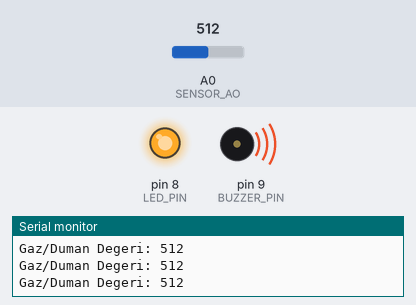
This sketch was run on a simulated Arduino Uno, built with avr-gcc and run on an emulated ATmega328P. On the bench: output pins drawn as LEDs (lit = HIGH), buzzer (waves = sounding), the last lines printed to the serial monitor. The inputs (shaded band) are chosen by the test bench; at power-on: A0 (SENSOR_AO) = 512.

Above: at 1.3 s.
1.4 s: A0 (SENSOR_AO) set to 366
2.9 s: A0 (SENSOR_AO) set to 332
At 4.0 s:
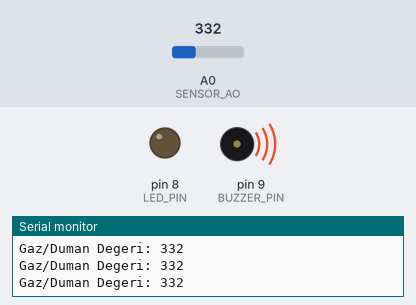
4.5 s: A0 (SENSOR_AO) set to 360
At 5.3 s:
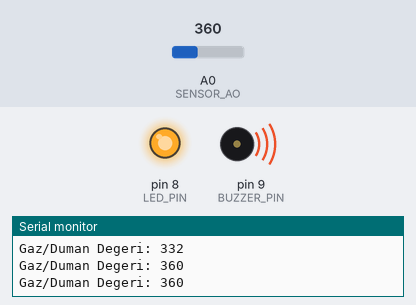
6.1 s: A0 (SENSOR_AO) set to 340
At 6.6 s:
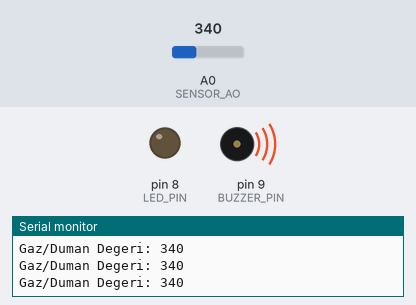
Timing chart, 0 to 8.6 s (numbered marks = the images above; inputs shaded):
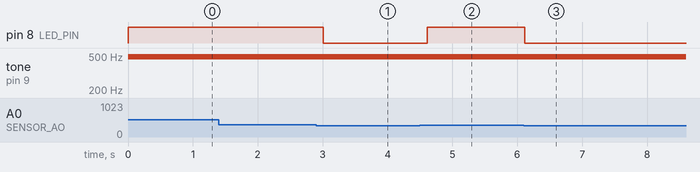

Measured:
- the behaviour switches between 351 and 350 on A0 (SENSOR_AO) (found by bisection; images 0 and 1)
- after the input at 2.9 s, pin 8 (LED_PIN): HIGH → LOW after 0.11 s
- after the input at 4.5 s, pin 8 (LED_PIN): LOW → HIGH after 0.11 s
- after the input at 6.1 s, pin 8 (LED_PIN): HIGH → LOW at once

The sketch:

YanginSensoruKod.ino
```cpp
#define SENSOR_AO A0
#define SENSOR_DO 2
#define LED_PIN 8
#define BUZZER_PIN 9

int gazDegeri = 0;
int esikDegeri = 350;  // Bu değerle hassasiyet ayarlanabilir (0–1023 arası)

void setup() {
  Serial.begin(9600);
  pinMode(SENSOR_AO, INPUT);
  pinMode(SENSOR_DO, INPUT);
  pinMode(LED_PIN, OUTPUT);
  pinMode(BUZZER_PIN, OUTPUT);

  Serial.println("Gaz ve Duman Algılama Sistemi Baslatildi...");
}

void loop() {
  gazDegeri = analogRead(SENSOR_AO);
  Serial.print("Gaz/Duman Degeri: ");
  Serial.println(gazDegeri);

  if (gazDegeri > esikDegeri) {
    digitalWrite(LED_PIN, HIGH);
    analogWrite(BUZZER_PIN, 120);  // PWM ile voltajı düşür (yaklaşık 2.3V)
    delay(200);
    analogWrite(BUZZER_PIN, 0);
    delay(100);
  } else {
    digitalWrite(LED_PIN, LOW);
    analogWrite(BUZZER_PIN, 0);
  }

  delay(200);
}
```
